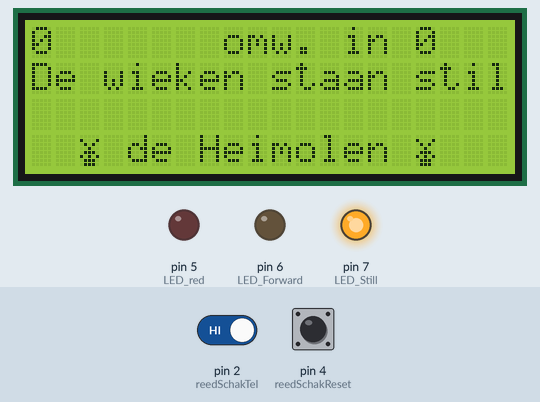
A sketch run on a simulated Arduino Uno, built with avr-gcc and run on an emulated ATmega328P. Shown: 20×4 character LCD, output pins drawn as LEDs (lit = HIGH). Inputs (shaded band) come from the test bench; at power-on: pin 4 (reedSchakReset) HIGH, pin 2 (reedSchakTel) HIGH. What the sketch prints to the serial monitor is not drawn.

Above: at 6.4 s.
6.5 s: pin 4 (reedSchakReset) pulled LOW for 0.15 s
At 7.0 s:
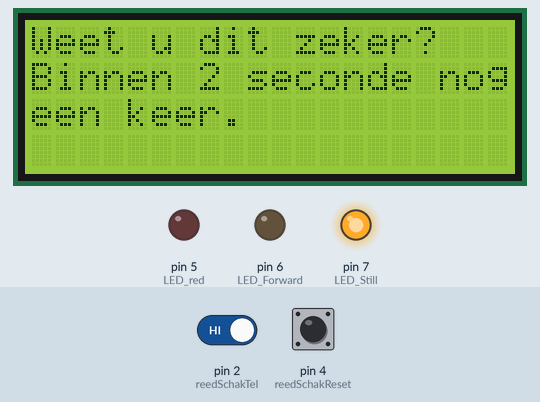
7.2 s: pin 2 (reedSchakTel) driven LOW
9.6 s: pin 4 (reedSchakReset) pulled LOW for 1 s
At 9.72 s:
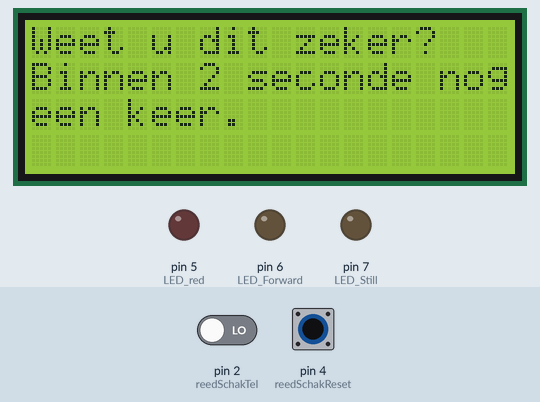
At 12.6 s:
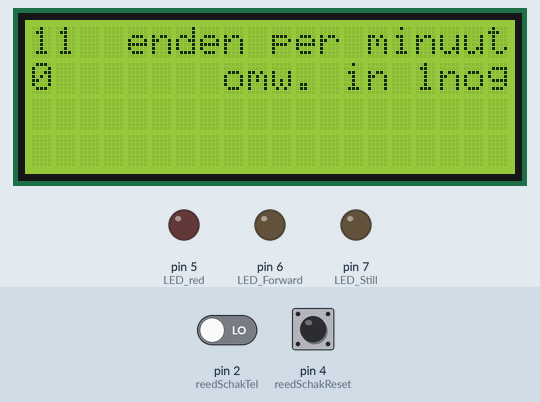
Timing chart, 0 to 14.1 s (numbered marks = the images above; inputs shaded):
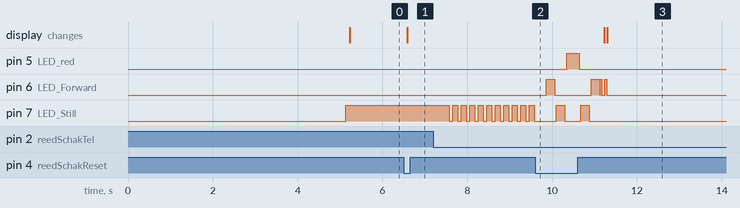

The sketch:

Omwentelingenteller_z_commentaar_V1.0.ino
```cpp
/*
 * Eerste officiele versie van de 'Endenteller voor windmolens'.
 *
 * This code is written by Ronald Troost and is in the public domain.
 *
 * My thanks go out to various writers who taught me Arduino / C ++ via the internet
 */


/* ======================================================================================
 * De 3 kleuren LED heeft 4 pootjes, 1 lange, 2 korte en een die er tussin zit,
 * de lange poot is de min (ground of gnd), er naast zit rood, de middellange poot.
 * Aan de andere kant, is de eerste van de twee korte blauw en de laatste is groen.
 * Dus op een rijtje is het rood-min-blauw-groen.
 *
 * De aansluitingen op het Arduino Uno board:
 * 5 V(+) en GND(-) zijn de plus en min. Deze gaan naar VCC(+) en GND(-) van het LED Display.
 * GND(-) gaat ook naar de beide reedswitches en naar de lange poot van de LED.
 *
 * De andere zijde van de teller reedswitch gaat naar ingang 2 van het board.
 * De andere zijde van de reset reedswitch gaat naar ingang 4 van het board.
 *
 * De uitgangen 5, 6, en 7 sturen de LED aan. Uitgang 5 gaat naar 'rood'.
 * Uitgang 6 gaat naar 'groen' en uitgang 7 gaat naar 'blauw'.
 * Analoog A4 gaat naar SDA van het LED Display en A5 naar SCL.
 *
 * Het Arduino board kan het beste gevoed worden met een 9 Volt 1 Ampere adapter.
 * ======================================================================================
 */


#include <Wire.h>
#include <EEPROMex.h>
#include <LiquidCrystal_I2C.h>

/*
 * kies 0x27 als je een PCF8574 van NXP heb,
 * of gebruik 0x3F als je een chip van Ti (Texas Instruments) heb PCF8574A
 */

LiquidCrystal_I2C lcd(0x27, 20, 4);

/*
 * het molensymbool is gemaakt met de generator aan op:
 * https://maxpromer.github.io/LCD-Character-Creator/
 */

byte mill[] = {
  0x00,
  0x11,
  0x0A,
  0x04,
  0x0E,
  0x15,
  0x0E,
  0x0E
};


int reedSchakTel = 2;
int reedSchakReset = 4;
int buttonAState = 1;
int buttonAStateOld = 1;
int buttonResetState = 1;
int buttonResetStateOld = 1;
int buttonSureState = 0;
int buttonSureStateOld = 0;
int LED_red = 5;
int LED_Forward = 6;
int LED_Still = 7;
long rotationTimeA;
long rotationTimeAOld;
float rotationSpeed;
float numberOfSails;
float bw = 71.0;                                                         // aantal kammen / staven bovenwiel van uw molen. Schrijf de waarde met .0 er achter.
float sl = 37.0;                                                         // aantal kammen / staven schijfloop/wieg/bonkelaar van uw molen. Schrijf de waarde met .0 er achter.
float conversion = 60.0/(15.0*(bw/sl));
unsigned long numberOfRevolutions;
unsigned long revolutionsSpurwheel = 1;
unsigned long bijwerkTijd = millis();
unsigned int jaartal = 2019;
unsigned int opslagEEprom = 200;
int addresjaartal = 88;
int addresomwenteling = 78;
int addresOpslag = 68;


void wiekSnelheid();
void totaalOmw();
void stilGevlucht();
void bijwerkEEprom();
void weetZekerDisplay();
void resetTotaalOmw();


void setup()
{
  lcd.init();
  lcd.backlight();
  lcd.createChar(1, mill);
  Serial.begin(9600);
  pinMode(reedSchakTel, INPUT_PULLUP);
  pinMode(reedSchakReset, INPUT_PULLUP);
  pinMode(LED_red, OUTPUT);
  pinMode(LED_Forward, OUTPUT);
  pinMode(LED_Still, OUTPUT);
  rotationTimeAOld = millis();
  revolutionsSpurwheel = EEPROM.readFloat(addresomwenteling);            // leest het aantal omwentelingen uit de EEprom.
  jaartal = EEPROM.readInt(addresjaartal);                               // leest datum uit de EEprom. (deze twee strepen // VOOR deze regel typen om het jaartal terug naar 2019 te zetten)
  opslagEEprom = EEPROM.readInt(addresOpslag);
  lcd.setCursor(0, 1);
  lcd.print ("  molenteller  V1.0 ");
  lcd.setCursor(0, 2);
  lcd.print ("  zonder commentaar ");
  delay (5000);
  Serial.print ("jaartal inlezen : ");
  Serial.println (jaartal);
  Serial.print ("aantal omwentelingen inlezen : ");
  Serial.println (revolutionsSpurwheel);
  Serial.print ("aantal malen opslag inlezen : ");
  Serial.println (opslagEEprom);
  numberOfRevolutions = revolutionsSpurwheel / (bw / sl);
  stilGevlucht();
}


void loop()
{
  (buttonAState) = digitalRead(reedSchakTel);
  if (buttonAState != buttonAStateOld)
    {
    if (buttonAState == LOW)
      {
      rotationTimeA = millis();
      wiekSnelheid();
      totaalOmw();
      revolutionsSpurwheel = revolutionsSpurwheel + 1;
      }
    }
  buttonAStateOld = buttonAState;

  if (millis() - rotationTimeA == 8000)
    {
    stilGevlucht();
    }

  if (millis() - bijwerkTijd > 300000)
    {
    bijwerkEEprom();
    }

  (buttonResetState) = digitalRead(reedSchakReset);
  if (buttonResetState != buttonResetStateOld)
    {
    if (buttonResetState == LOW)
      {
      weetZekerDisplay();
      rotationTimeA = millis();
      }
    }
    buttonResetStateOld = buttonResetState;
}


void wiekSnelheid()
{
  digitalWrite(LED_Still, LOW);
  delay(10);
  digitalWrite(LED_Forward, HIGH);
  rotationSpeed = rotationTimeA - rotationTimeAOld;
  rotationTimeAOld = rotationTimeA;
  numberOfSails = 60000 / rotationSpeed * conversion;
  if (numberOfSails > 120 || numberOfSails < 0)
    {
    numberOfSails = 0;
    }
  lcd.setCursor(0, 0);
  lcd.print("    ");
  lcd.setCursor(0, 0);
  lcd.print(numberOfSails,0);
  lcd.setCursor(4, 0);
  lcd.print("enden per minuut");
  lcd.setCursor(0, 3);
  lcd.print("                    ");
  digitalWrite(LED_Forward, LOW);
  Serial.print("Aantal enden : ");
  Serial.println(numberOfSails, 0);
  Serial.print("Tijd voor 1 omwenteling (millisec) : ");
  Serial.println(rotationSpeed, 0);
}


void totaalOmw()
{
  numberOfRevolutions = revolutionsSpurwheel / (bw / sl);
  lcd.setCursor(0, 1);
  lcd.print("        ");
  lcd.setCursor(0, 1);
  lcd.print(numberOfRevolutions);
  lcd.setCursor(7, 1);
  lcd.print(" omw. in ");
  lcd.setCursor(16, 1);
  lcd.print(jaartal);
  lcd.setCursor(0, 2);
  lcd.print ("                    ");
  lcd.setCursor(0, 3);
  lcd.print ("                    ");
  Serial.print("totaalOmw : ");
  Serial.println(numberOfRevolutions);
  Serial.println("");
}


void stilGevlucht()
{
  digitalWrite(LED_Still, HIGH);
  lcd.setCursor(0, 0);
  lcd.print("        ");
  lcd.setCursor(0, 0);
  lcd.print(numberOfRevolutions);
  lcd.setCursor(7, 0);
  lcd.print(" omw. in ");
  lcd.setCursor(16, 0);
  lcd.print(jaartal);
  lcd.setCursor(0, 1);
  lcd.print ("De wieken staan stil");
  lcd.setCursor(0, 2);
  lcd.print ("                    ");
  lcd.setCursor(0, 3);
  lcd.print ("                    ");
  lcd.setCursor(2, 3);                                                   // de tekst (molennaam 3 regels lager) kun je uitlijnen met het eerste cijfer (2).

  lcd.write(1);
  lcd.print(" de Heimolen ");                                            // verzend de molennaam (max 18 karakters) naar het LCD display. (uitlijnen voor je eigen molennaam),
  lcd.write(1);
  Serial.println ("Stil gevlucht");
  Serial.println("");
}


void bijwerkEEprom()
{
  opslagEEprom = opslagEEprom +1;
  Serial.println("Opslaan op EEprom  ");
  EEPROM.writeFloat(addresomwenteling, revolutionsSpurwheel);
  EEPROM.writeInt(addresjaartal, jaartal);
  EEPROM.writeInt(addresOpslag, opslagEEprom);
    Serial.print ("Opslaan aantal omwentelingen : ");
    Serial.print (revolutionsSpurwheel / (bw / sl), 0);
    Serial.print (" - ");
    Serial.println (EEPROM.readFloat(addresomwenteling) / (bw / sl), 0);
    Serial.print ("Opslaan jaartal : ");
    Serial.print (jaartal);
    Serial.print (" - ");
    Serial.println (EEPROM.readInt(addresjaartal));
    Serial.print ("Opslaan aantal schrijfacties : ");
    Serial.print (opslagEEprom);
    Serial.print (" - ");
    Serial.println (EEPROM.readInt(addresOpslag));
  bijwerkTijd = millis();
  Serial.println("");
}


void weetZekerDisplay()
{
  lcd.clear();
  lcd.setCursor(0, 0);
  lcd.print("Weet u dit zeker?   ");
  lcd.setCursor(0, 1);
  lcd.print("Binnen 2 seconde nog");
  lcd.setCursor(0, 2);
  lcd.print("een keer.           ");
  lcd.setCursor(0, 3);
  lcd.print("                    ");
  delay (1000);
  for (int i = 0; i <= 10; i++) {
  digitalWrite(LED_Still, LOW);
  Serial.println("knipper");
  delay(80);
  (buttonSureState) = digitalRead(reedSchakReset);
   if (buttonSureState != buttonSureStateOld)
     {
     if (buttonSureState == LOW)
       {
       resetTotaalOmw();
       break;
       }
     }
     buttonSureStateOld = buttonSureState;
   digitalWrite(LED_Still, HIGH);
   delay(120);
  }
  Serial.println("");
  wiekSnelheid();
  totaalOmw();
}


void resetTotaalOmw()
{
  Serial.println("resetTotaalOmw");
  jaartal = jaartal +1;
  revolutionsSpurwheel = 1;
  EEPROM.writeInt(addresjaartal, jaartal);
  EEPROM.writeFloat(addresomwenteling, revolutionsSpurwheel);
  digitalWrite(LED_Still, LOW);
  delay(200);
  digitalWrite(LED_Forward, HIGH);
  delay(200);
  digitalWrite(LED_Forward, LOW);
  delay(40);
  digitalWrite(LED_Still, HIGH);
  delay(200);
  digitalWrite(LED_Still, LOW);
  delay(40);
  digitalWrite(LED_red, HIGH);
  delay(300);
  digitalWrite(LED_red, LOW);
  delay(40);
  digitalWrite(LED_Still, HIGH);
  delay(200);
  digitalWrite(LED_Still, LOW);
  delay(40);
  digitalWrite(LED_Forward, HIGH);
  delay(200);
  digitalWrite(LED_Forward, LOW);
  Serial.println ("reset Omwentelingen en verhoog jaartal");
  Serial.println (jaartal);
  Serial.println (revolutionsSpurwheel);
  Serial.println("");
}
```

Measured:
- after the input at 6.5 s, the display: changes after 0.08 s (image 1)
- after the input at 9.6 s, pin 5 (LED_red): LOW → HIGH after 0.74 s, → LOW 0.30 s later
- by itself, pin 7 (LED_Still): alternates HIGH for 0.20 s and LOW for 0.38 s, 4 changes in all, then stays LOW
